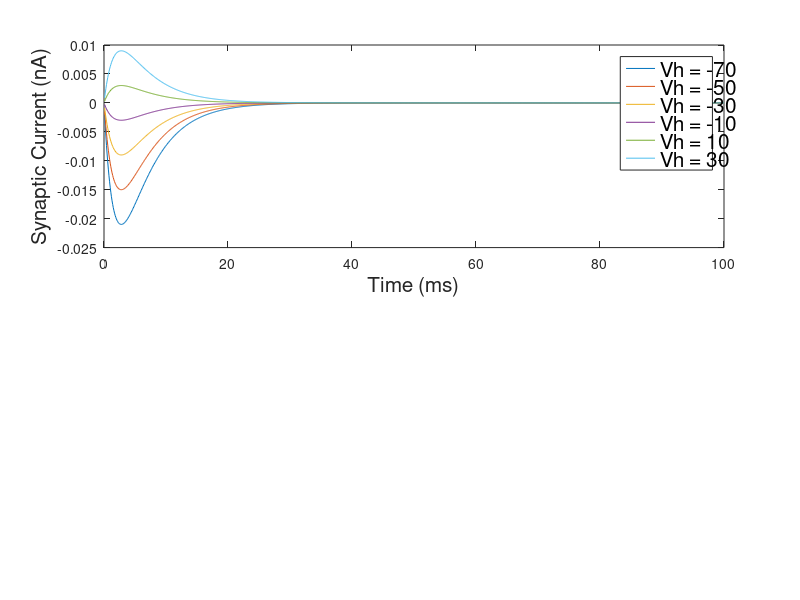

MATLAB code for this plot: (Note: this script raises an error after producing the figure.)
tic
clear all
close all

%%

font_size = 15;
font_weight = 'normal';
font_angle = 'normal';

t = 0.1:0.1:100; % ms
Vh = -70:20:30; % Holding Membrane Potential (mV)

G = zeros(length(Vh),length(t)); % Synaptic Conductance Vector
G_norm = zeros(length(Vh),length(t)); % Synaptic Conductance Vector
i = zeros(length(Vh),length(t)); % Synaptic Current vector
tau1 = 1.71; % Rise Time (ms)
tau2 = 5; % Decay Tiem (ms)
tp = (tau1*tau2)/(tau2 - tau1) * log(tau2/tau1); % For normalization so that peak is 1(?)
factor = 1/(-exp(-tp/tau1) + exp(-tp/tau2)); % For normalization so that peak is 1(?)
Er = 0; % Reversal Potential (mV)
weight = 0.0003; % nS
str = {['Rise Time = ' num2str(tau1) ' ms'],['Decay Time = ' num2str(tau2) ' ms'],...
    ['Reversal Potential = ' num2str(Er) ' mV'],['Weight = ' num2str(weight) ' nS']}';

for k = 1:length(t)
    
    for l = 1:length(Vh)
        
        G_norm(l,k) = weight*factor*(exp(-t(k)/tau2)-exp(-t(k)/tau1)); % With factor
        G(l,k) = weight*(exp(-t(k)/tau2)-exp(-t(k)/tau1)); % Without factor
        i(l,k) = G_norm(l,k)*(Vh(l)-Er);
        
    end
    
end

figure(1)
s1 = subplot(2,1,1);
plot(t,i)
xlabel('Time (ms)')
ylabel('Synaptic Current (nA)')
legend(['Vh = ' num2str(Vh(1))],['Vh = ' num2str(Vh(2))],['Vh = ' num2str(Vh(3))],...
    ['Vh = ' num2str(Vh(4))],['Vh = ' num2str(Vh(5))],['Vh = ' num2str(Vh(6))])
set(findall(gcf,'type','text'),'FontSize',font_size,'FontWeight',font_weight,'FontAngle',font_angle)
ax = gca;
ax.FontSize = font_size-2;
set(s1,'yticklabel',num2str(get(s1,'ytick')','%.4f'))

s2 = subplot(2,1,2);
plot(t,G_norm(end,:),t,G(end,:));
xlabel('Time (ms)')
ylabel('Synaptic Conductance (nS)')
hold on
text(60,max(max(G_norm))/2.1,str)
legend('With normalization','Without normalization')

set(findall(gcf,'type','text'),'FontSize',font_size,'FontWeight',font_weight,'FontAngle',font_angle)
ax = gca;
ax.FontSize = font_size-2;
set(s2,'yticklabel',num2str(get(s2,'ytick')','%.5f'))

%%

toc